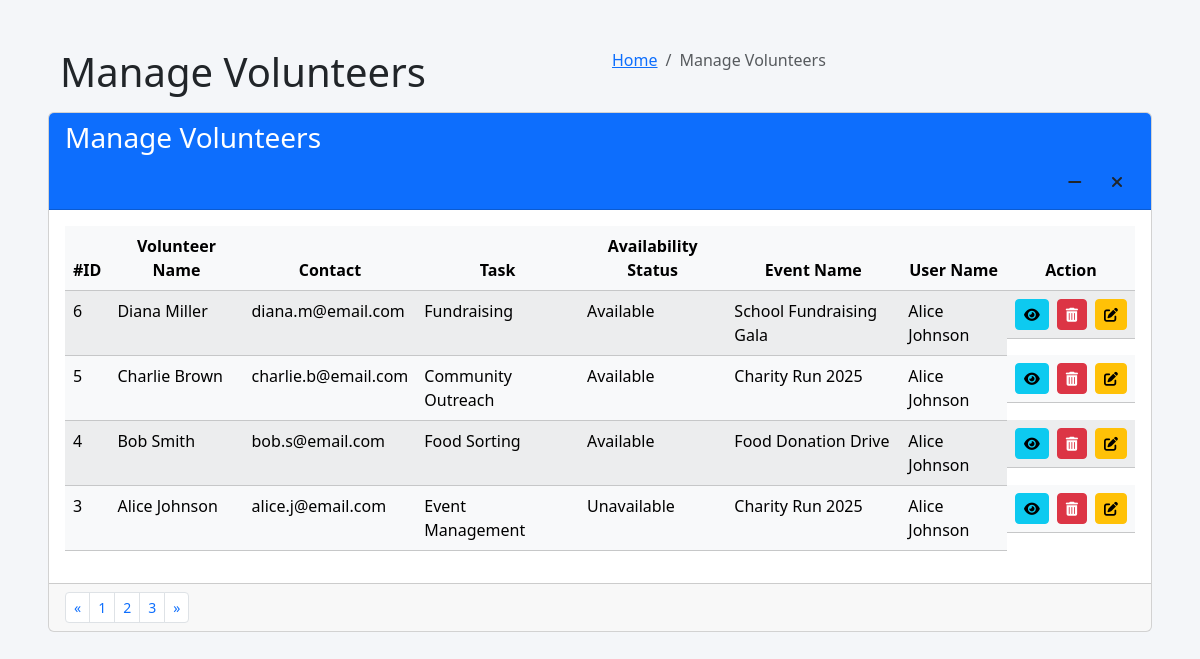
The page /pages/admin/volunteers/manage_volunteers.php on the database its author committed.
### tables this page shows
CREATE TABLE `volunteer` (
  `id` int(11) NOT NULL,
  `name` varchar(255) NOT NULL,
  `contact` varchar(255) DEFAULT NULL,
  `task` varchar(255) DEFAULT NULL,
  `availability_status` enum('Available','Unavailable') NOT NULL,
  `created_at` timestamp NOT NULL DEFAULT current_timestamp(),
  `event_id` int(11) DEFAULT NULL,
  `user_id` int(11) DEFAULT NULL
);

CREATE TABLE `events` (
  `id` int(11) NOT NULL,
  `name` varchar(255) NOT NULL,
  `location` varchar(255) DEFAULT NULL,
  `descriptions` varchar(255) NOT NULL,
  `date` date DEFAULT NULL,
  `image_url` varchar(255) NOT NULL,
  `status` enum('Active','Inactive') NOT NULL DEFAULT 'Active'
);

### pages/admin/volunteers/manage_volunteers.php (the view, shortened to what this page needs)
<?php
$dms = new mysqli('localhost', 'root', '', 'donation_management_system');
?>
<!DOCTYPE html>
<html lang="en">
<head>
    <link href="https://cdn.jsdelivr.net/npm/bootstrap@5.3.3/dist/css/bootstrap.min.css" rel="stylesheet">
    <link href="https://cdnjs.cloudflare.com/ajax/libs/font-awesome/6.0.0-beta3/css/all.min.css" rel="stylesheet">
</head>
<body>
<div class="container-fluid p-5">
    <section class="content-header">
        <div class="container-fluid">
            <div class="row mb-2">
                <div class="col-sm-6">
                    <h1>Manage Volunteers</h1>
                </div>
                <div class="col-sm-6">
                    <ol class="breadcrumb float-sm-right">
                        <li class="breadcrumb-item"><a href="home.php">Home</a></li>
                        <li class="breadcrumb-item active">Manage Volunteers</li>
                    </ol>
                </div>
            </div>
        </div>
    </section>
    <section class="content">
        <div class="card">
            <div class="card-header bg-primary text-white">
                <h3 class="card-title">Manage Volunteers</h3>
                <div class="card-tools">
                    <button type="button" class="btn btn-tool" data-card-widget="collapse" title="Collapse">
                        <i class="fas fa-minus"></i>
                    </button>
                    <button type="button" class="btn btn-tool" data-card-widget="remove" title="Remove">
                        <i class="fas fa-times"></i>
                    </button>
                </div>
            </div>
            <div class="card-body">
                <table class="table table-hover table-light table-striped">
                    <thead class="table-secondary-subtle text-center fw-bold">
                        <tr>
                            <th>#ID</th>
                            <th>Volunteer Name</th>
                            <th>Contact</th>
                            <th>Task</th>
                            <th>Availability Status</th>
                            <th>Event Name</th>
                            <th>User Name</th>
                            <th>Action</th>
                        </tr>
                    </thead>
                    <tbody>
                        <?php
                        $query = "SELECT
                                    vs.id, vs.name, vs.contact, vs.task, vs.availability_status,
                                    e.name AS event_name,
                                    vs.event_id,
                                    u.id AS user_id,
                                    CONCAT(u.first_name, ' ', u.last_name) AS user_name
                                  FROM
                                    volunteer vs
                                  LEFT JOIN
                                    events e ON vs.event_id = e.id
                                  LEFT JOIN
                                    users u ON vs.user_id = u.id
                                  ORDER BY vs.id DESC";
                        $volunteers_result = $dms->query($query);
                        if ($volunteers_result) {
                            while ($row = $volunteers_result->fetch_assoc()) {
                                $id = htmlspecialchars($row['id']);
                                $name = htmlspecialchars($row['name']);
                                $contact = htmlspecialchars($row['contact']);
                                $task = htmlspecialchars($row['task']);
                                $availability_status = htmlspecialchars($row['availability_status']);
                                $event_name = htmlspecialchars($row['event_name']);
                                $event_id = htmlspecialchars($row['event_id']);
                                $user_name = htmlspecialchars($row['user_name']);
                                $user_id = htmlspecialchars($row['user_id']);
                                echo "<tr>";
                                echo "<td>$id</td>";
                                echo "<td>$name</td>";
                                echo "<td>$contact</td>";
                                echo "<td>$task</td>";
                                echo "<td>$availability_status</td>";
                                echo "<td>$event_name</td>";
                                echo "<td>$user_name</td>";
                                echo "<td class='d-flex justify-content-center align-items-center'>";
                                echo "<button type='button' class='btn btn-info btn-sm me-2' data-bs-toggle='modal' data-bs-target='#volunteerViewModal'";
                                echo " data-id='$id' data-name='$name' data-contact='$contact' data-task='$task' data-availability='$availability_status' data-eventname='$event_name' data-username='$user_name' title='View Volunteer'>";
                                echo "<i class='fas fa-eye'></i>";
                                echo "</button>";
                                echo "<button type='button' class='btn btn-danger btn-sm me-2' data-bs-toggle='modal' data-bs-target='#deleteConfirmModal' data-id='$id' title='Delete Volunteer'>";
                                echo "<i class='fas fa-trash-alt'></i>";
                                echo "</button>";
                                echo "<button type='button' class='btn btn-warning btn-sm' data-bs-toggle='modal' data-bs-target='#volunteerEditModal'";
                                echo " data-id='$id' data-name='$name' data-contact='$contact' data-task='$task' data-availability='$availability_status' data-eventid='$event_id' data-userid='$user_id' title='Edit Volunteer'>";
                                echo "<i class='fas fa-edit'></i>";
                                echo "</button>";
                                echo "</td>";
                                echo "</tr>";
                            }
                        } else {
                            echo "<tr><td colspan='8' class='text-center'>No volunteers found.</td></tr>";
                        }
                        ?>
                    </tbody>
                </table>
            </div>
            <div class="card-footer clearfix">
                <ul class="pagination pagination-sm m-0 float-right">
                    <li class="page-item"><a class="page-link" href="#">«</a></li>
                    <li class="page-item"><a class="page-link" href="#">1</a></li>
                    <li class="page-item"><a class="page-link" href="#">2</a></li>
                    <li class="page-item"><a class="page-link" href="#">3</a></li>
                    <li class="page-item"><a class="page-link" href="#">»</a></li>
                </ul>
            </div>
        </div>
    </section>
</div>
</body>
</html>

### pages/admin/volunteers/manage_volunteers.php (style rules this page uses)
body { background-color: #f4f6f9; }
.card-header .card-title { float: none; }
.card-tools { float: right; }

### rows shown on the page
volunteer: id "6", name "Diana Miller", contact "diana.m@email.com", task "Fundraising", availability_status "Available", event.name "School Fundraising Gala", user_name "Alice Johnson"
volunteer: id "5", name "Charlie Brown", contact "charlie.b@email.com", task "Community Outreach", availability_status "Available", event.name "Charity Run 2025", user_name "Alice Johnson"
volunteer: id "4", name "Bob Smith", contact "bob.s@email.com", task "Food Sorting", availability_status "Available", event.name "Food Donation Drive", user_name "Alice Johnson"
volunteer: id "3", name "Alice Johnson", contact "alice.j@email.com", task "Event Management", availability_status "Unavailable", event.name "Charity Run 2025", user_name "Alice Johnson"
